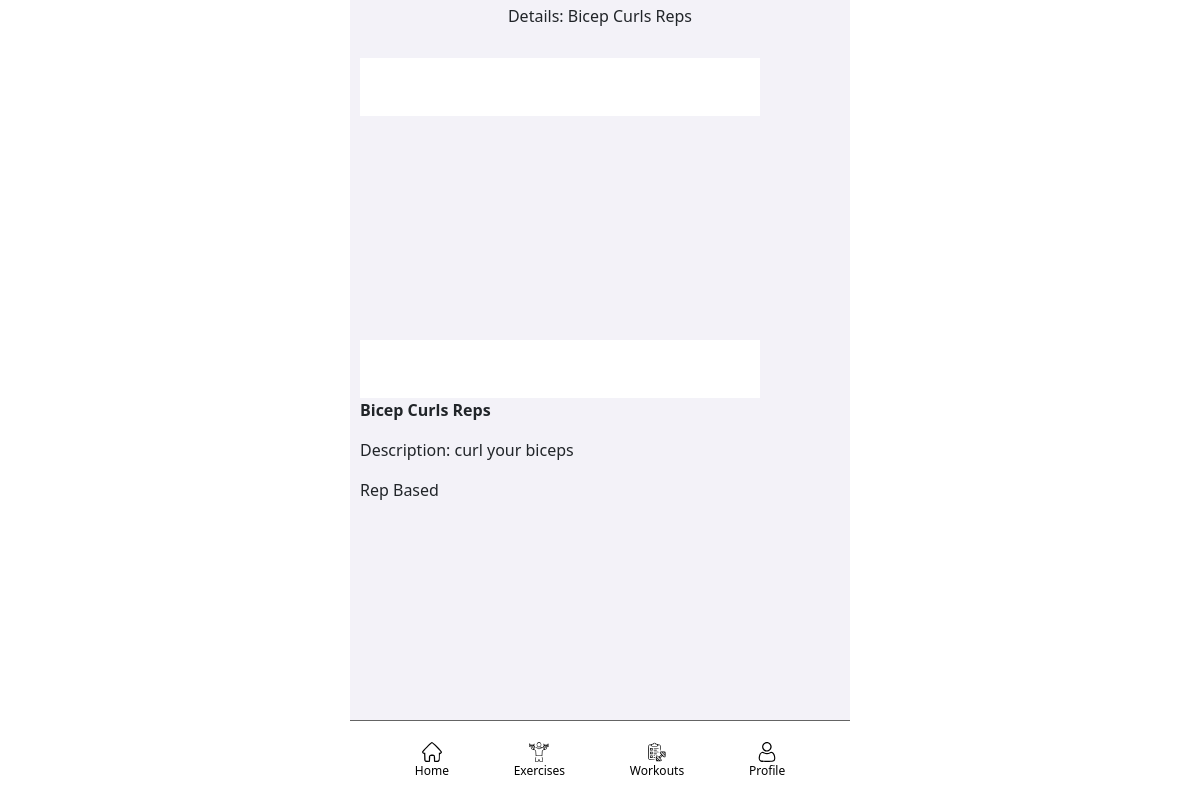
Before: /fitnessApp/exercises/1/details (signed in) with the older database file.
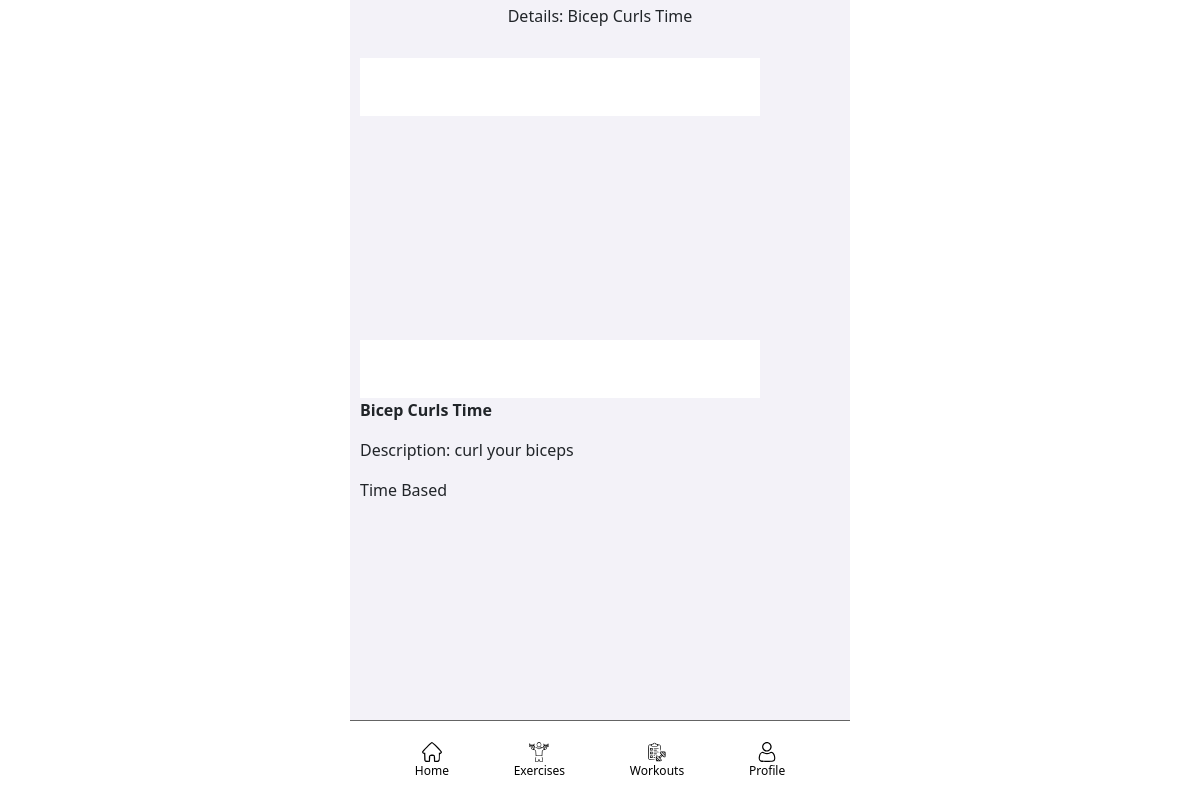
After: the same page with the newer database file.
### fitnessApp/models/exercise_models.py (models this page shows, shortened)
class Exercise(models.Model):
    name = models.CharField(max_length=200)
    description = models.CharField(max_length=1000, blank=True)
    video_id = models.CharField(max_length=50, blank=True)
    public_flag = models.BooleanField(default=False)
    mode =  models.CharField(max_length=20, choices=MODE_CHOICES, default="REPS")
    weight_flag = models.BooleanField(default=True)

### fitnessApp/views/exercise_views.py (the view)
# urls.py: path("exercises/<int:pk>/details", ExerciseDetailView.as_view(), name="exercise-detail"),
class ExerciseDetailView(LoginRequiredMixin, DetailView):
    model = Exercise
    template_name = "exercise_detail.html"

### fitnessApp/templates/exercise_detail.html
{% extends "base.html" %}
{% block header %}
<p>Details: {{ object.name }}</p>
{% endblock %}
{% block content %}
<div>
        {% include 'exercise_video.html' with video_id=object.video_id %}
        <p><b>{{ object.name }}</b></p>
        <p>Description: {{ object.description }}</p>
        <p>{{ object.get_mode_display }}</p>
</div>
{% endblock %}

### fitnessApp/templates/base.html (shortened to what this page needs)
{% load static %}
<html>
<head>
    <link rel="stylesheet" href="{% static 'css/main.css' %}">
    <link rel="stylesheet" href="{% static 'css/timer.css' %}">
    <link rel="stylesheet" href="{% static 'css/exercise-video.css' %}">
    <link href="https://cdn.jsdelivr.net/npm/bootstrap@5.3.3/dist/css/bootstrap.min.css" rel="stylesheet">
</head>
<body>
<div class="page">
    <div class="header">
        {% block header %}{% endblock %}
    </div>
    <div class="mainbody">
        {% block content %}{% endblock %}
    </div>
    <div class="footer">
        <div class="menu">
            <a class="menu_link" href="{% url 'home' %}">
                <div class="menu_item">
                    <img class="menu_img" src="{% static 'images/menu_home.svg' %}">
                    <span class="menu_label">Home</span>
                </div>
            </a>
            <a class="menu_link" href="{% url 'exercises' %}">
                <div class="menu_item">
                    <img class="menu_img" src="{% static 'images/menu_exercises.svg' %}">
                    <span class="menu_label">Exercises</span>
                </div>
            </a>
            <a class="menu_link" href="{% url 'workouts' %}">
                <div class="menu_item">
                    <img class="menu_img" src="{% static 'images/menu_workouts.svg' %}">
                    <span class="menu_label">Workouts</span>
                </div>
            </a>
            {% if user.is_authenticated %}
            <a class="menu_link" href="{% url 'profile' %}">
                <div class="menu_item">
                    <img class="menu_img" src="{% static 'images/menu_user.svg' %}">
                    <span class="menu_label">Profile</span>
                </div>
            </a>
            {% endif %}
        </div>
    </div>
</div>
</body>
</html>

### fitnessApp/templates/exercise_video.html (shortened to what this page needs)
<div class="exercisevideo-outer">
    <div class="exercisevideo-topblock"></div>
    <div class="exercisevideo-bottomblock"></div>
    <div class="exercisevideo-wholeblock-transparent" id="transparent"></div>
    <div class="exercisevideo-video">
      <iframe class="exercisevideo-video" src="https://www.youtube.com/embed/?playlist={{ video_id }}&loop=1&mute=1&autoplay=1">
      </iframe>
    </div>
</div>

### fitnessApp/static/css/main.css (style rules this page uses)
body { background: white }
.page { display: grid; height: 100%; max-width: 500px; margin: auto; grid-template-rows: 3rem 1fr 5rem; grid-template-columns: 100%; justify-content: center; }
.header { display: grid; background-color: rgb(243, 242, 248);; justify-content: center; align-items: center; }
.mainbody { display: grid; overflow: scroll; scrollbar-width: none; background-color: rgb(243, 242, 248); padding: 10px; }
.footer { display: grid; background-color: white; border: 1px; border-top: 1px solid rgb(100, 100, 100); }
.menu { display: flex; flex-direction: row; justify-content: space-evenly; align-items: center; }
.menu_img { height: 1.25rem; width: 1.25rem; }
.menu_item { display: flex; flex-direction: column; justify-content: center; align-items: center; }
.menu_label { font-size: 0.75rem; }
.menu_link { color: black; text-decoration: none; }

### fitnessApp/static/css/exercise-video.css (style rules this page uses)
.exercisevideo-outer { display: grid; grid-template-rows: 58px 1fr 58px; grid-template-columns: 400px; width: 100%; height: 340px; }
.exercisevideo-topblock { background-color: white; width: 100%; height: 100%; z-index: 2; grid-area: 1 / 1 / 2 / 1 }
.exercisevideo-bottomblock { background-color: white; width: 100%; height: 100%; z-index: 2; grid-area: 3 / 1 / 4 / 1 }
.exercisevideo-wholeblock-transparent { background-color: transparent; font-size: 24px; z-index: 2; grid-area: 1 / 1 / 4 / 1; }
.exercisevideo-video { width: 100%; height: 100%; grid-area: 1 / 1 / 4 / 1; z-index: 1; }

Changed rows visible on the page:
changed Exercise "curl your biceps": name "Bicep Curls Reps" → "Bicep Curls Time"; mode "Rep Based" → "Time Based"
